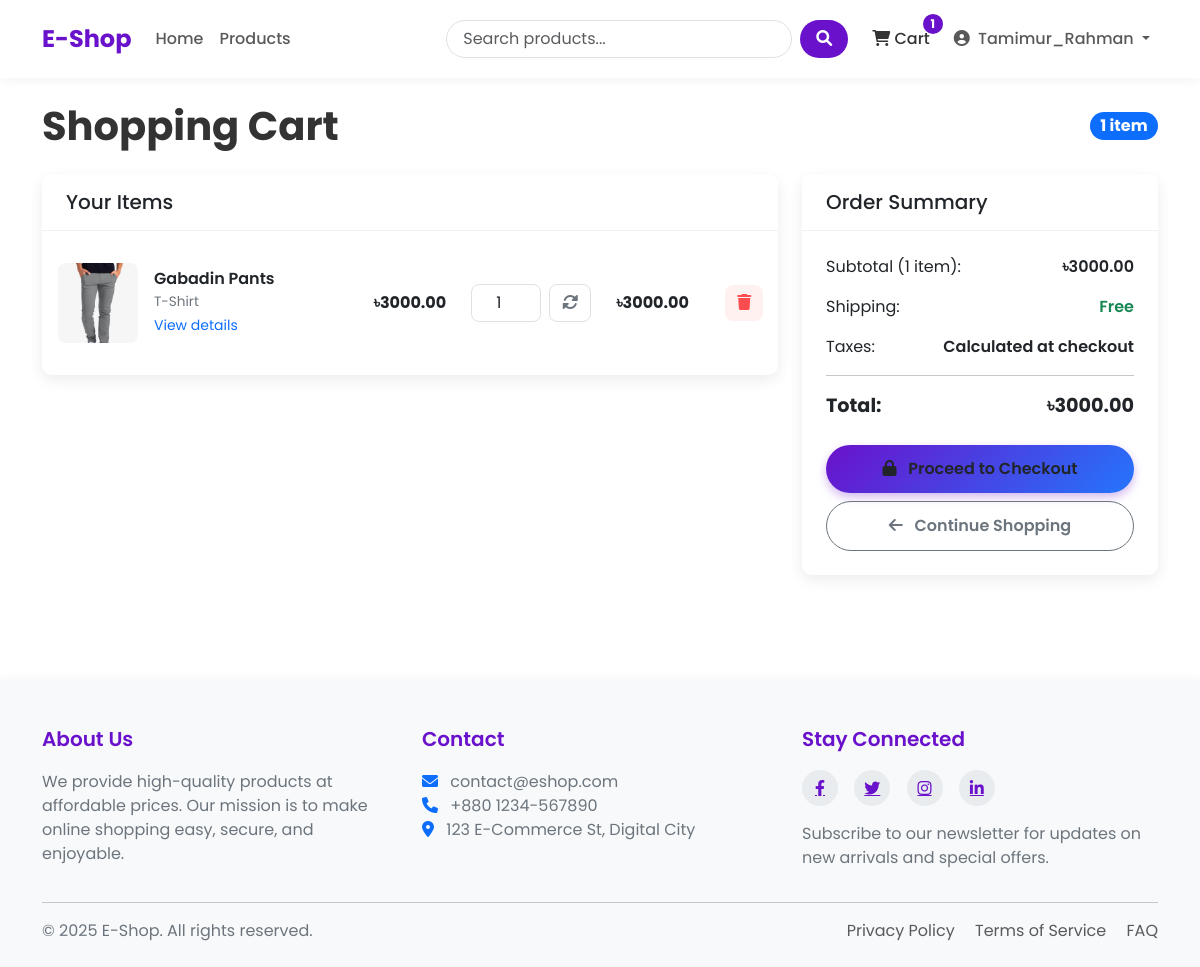
The app's page /cart/ (signed in), older data.
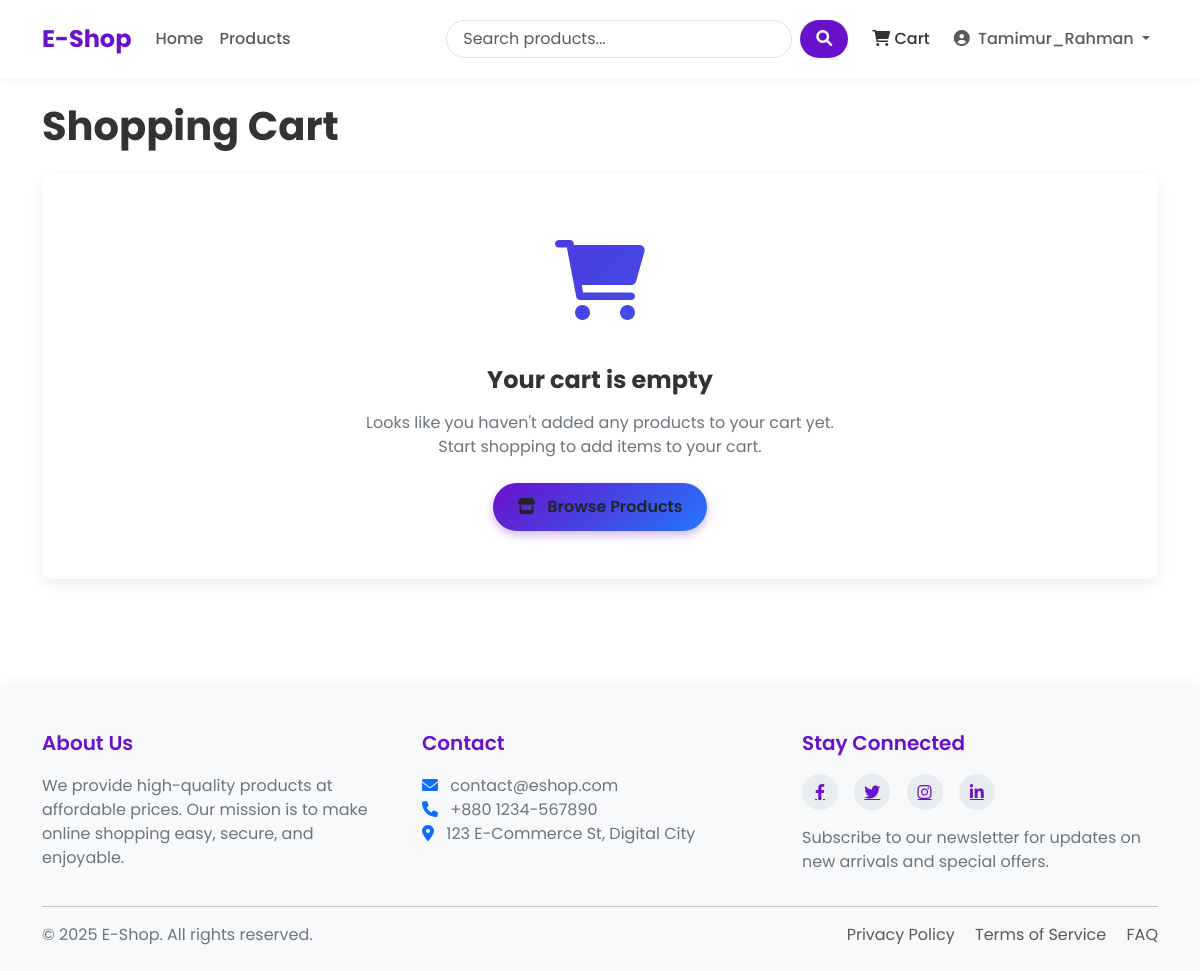
The same page, newer data.
### shop/models.py (models this page shows, shortened)
class Cart(models.Model):
    user = models.OneToOneField(User, on_delete=models.CASCADE)
    created_at = models.DateTimeField(auto_now_add=True)
    updated_at = models.DateTimeField(auto_now = True)
    def get_total_price(self):
        items = self.items.all() # specific cart items
        return sum(item.get_cost() for item in items)
    def get_total_items(self):
        qty = self.items.all()
        return sum(qty.quantity for qty in qty)

class CartItem(models.Model):
    cart = models.ForeignKey(Cart,on_delete=models.CASCADE,related_name='items')
    product = models.ForeignKey(Product,on_delete=models.CASCADE)
    quantity = models.PositiveIntegerField(default=1)
    def get_cost(self):
        return (self.product.price)*(self.quantity)

class Product(models.Model):
    name = models.CharField(max_length=200)
    slug = models.SlugField(max_length=200,unique=True)
    category = models.ForeignKey(Category,on_delete=models.CASCADE,related_name='products')
    description = models.TextField()
    price = models.DecimalField(max_digits=10,decimal_places=2) #122.23
    stock = models.PositiveBigIntegerField(default=1)
    available = models.BooleanField(default=True)
    created = models.DateTimeField(auto_now_add=True)
    updated = models.DateTimeField(auto_now=True)
    image = models.ImageField(upload_to = 'products/%Y/%m/%d')

class Category(models.Model):
    name = models.CharField(max_length=100)
    slug = models.SlugField(max_length=100,unique=True,null=True,blank=True)
    description = models.TextField(blank=True)
    class Meta:
        verbose_name_plural = 'Categories'

### shop/views.py (the view)
# urls.py: path('cart/',views.cart_detail,name='cart_detail'),
@login_required
def cart_detail(request):
    try:
        cart = models.Cart.objects.get(user=request.user)
    except models.Cart.DoesNotExist:
        cart = models.Cart.objects.create(user=request.user)
    return render(request,'shop/cart.html',{'cart':cart})

### shop/context_processors.py (called while the page is built)
def cart_items_count(request):
    if request.user.is_authenticated:
        try:
            cart = Cart.objects.get(user=request.user)
            return {'cart_items_count': cart.get_total_items()}
        except Cart.DoesNotExist:
            return {'cart_items_count':0}
    return {'cart_items_count':0}

### templates/shop/cart.html (shortened to what the changed rows need)
{% extends 'base.html' %}
{% block content %}
<div class="cart-header">
    <h1 class="cart-title">Shopping Cart</h1>
    {% if cart.items.all %}
    <span class="badge bg-primary rounded-pill fs-6">{{ cart.get_total_items }} item{{ cart.get_total_items|pluralize }}</span>
    {% endif %}
</div>
{% if cart.items.all %}
<div class="row">
    <div class="col-lg-8">
        <div class="cart-card card">
            <div class="card-header">
                <h5 class="mb-0">Your Items</h5>
            </div>
            <div class="card-body">
                {% for item in cart.items.all %}
                <div class="cart-item row align-items-center">
                    <div class="col-md-5">
                        <div class="d-flex align-items-center">
                            {% if item.product.image %}
                            <div class="cart-item-image me-3">
                                <img src="{{ item.product.image.url }}" alt="{{ item.product.name }}"
                                     class="img-fluid">
                            </div>
                            {% else %}
                            <div class="bg-light text-center cart-item-image me-3 d-flex justify-content-center align-items-center">
                                <i class="fas fa-image fa-2x text-muted"></i>
                            </div>
                            {% endif %}
                            <div>
                                <h6 class="cart-item-title">{{ item.product.name }}</h6>
                                <div class="cart-item-category">{{ item.product.category.name }}</div>
                                <a href="{% url 'shop:product_detail' item.product.slug %}" class="text-decoration-none">
                                    <small class="text-primary">View details</small>
                                </a>
                            </div>
                        </div>
                    </div>
                    <div class="col-md-2 text-center">
                        <div class="fw-bold">৳{{ item.product.price }}</div>
                    </div>
                    <div class="col-md-2">
                        <form action="{% url 'shop:cart_update' item.product.id %}" method="post" class="d-flex align-items-center justify-content-center">
                            <input type="number" name="quantity" class="form-control cart-quantity-input"
                                   value="{{ item.quantity }}" min="1" max="{{ item.product.stock }}">
                            <button type="submit" class="cart-update-btn ms-2">
                                <i class="fas fa-sync-alt"></i>
                            </button>
                        </form>
                    </div>
                    <div class="col-md-2 text-center">
                        <div class="fw-bold">৳{{ item.get_cost }}</div>
                    </div>
                    <div class="col-md-1 text-end">
                        <form action="{% url 'shop:cart_remove' item.product.id %}" method="post">
                            <button type="submit" class="cart-remove-btn">
                                <i class="fas fa-trash"></i>
                            </button>
                        </form>
                    </div>
                </div>
                {% endfor %}
            </div>
        </div>
    </div>
    <div class="col-lg-4">
        <div class="summary-card card">
            <div class="card-header">
                <h5 class="mb-0">Order Summary</h5>
            </div>
            <div class="card-body">
                <div class="summary-item">
                    <span>Subtotal ({{ cart.get_total_items }} item{{ cart.get_total_items|pluralize }}):</span>
                    <span class="summary-value">৳{{ cart.get_total_price }}</span>
                </div>
                <div class="summary-item">
                    <span>Shipping:</span>
                    <span class="summary-value text-success">Free</span>
                </div>
                <div class="summary-item">
                    <span>Taxes:</span>
                    <span class="summary-value">Calculated at checkout</span>
                </div>
                <hr>
                <div class="summary-item mb-4">
                    <span class="summary-total">Total:</span>
                    <span class="summary-total">৳{{ cart.get_total_price }}</span>
                </div>
                <div class="d-grid gap-2">
                    <a href="{% url 'shop:checkout' %}" class="btn checkout-btn">
                        <i class="fas fa-lock me-2"></i> Proceed to Checkout
                    </a>
                    <a href="{% url 'shop:product_list' %}" class="btn btn-outline-secondary continue-btn">
                        <i class="fas fa-arrow-left me-2"></i> Continue Shopping
                    </a>
                </div>
            </div>
        </div>
    </div>
</div>
{% else %}
<div class="empty-cart">
    <div class="empty-cart-icon">
        <i class="fas fa-shopping-cart"></i>
    </div>
    <h3 class="empty-cart-title">Your cart is empty</h3>
    <p class="empty-cart-text">Looks like you haven't added any products to your cart yet.<br>Start shopping to add items to your cart.</p>
    <a href="{% url 'shop:product_list' %}" class="btn browse-btn">
        <i class="fas fa-store me-2"></i> Browse Products
    </a>
</div>
{% endif %}
{% endblock %}

### templates/base.html (shortened to what the changed rows need)
<!DOCTYPE html>
<html lang="en">
<head>
    <link href="https://cdn.jsdelivr.net/npm/bootstrap@5.3.0/dist/css/bootstrap.min.css" rel="stylesheet">
    <link rel="stylesheet" href="https://cdnjs.cloudflare.com/ajax/libs/font-awesome/6.0.0/css/all.min.css">
    {% load static %}
</head>
<body>
    <header>
        <nav class="navbar navbar-expand-lg navbar-light bg-white">
            <div class="container">
                <div class="collapse navbar-collapse" id="navbarNav">
                    <ul class="navbar-nav">
                        <li class="nav-item me-2">
                            <a class="nav-link cart-btn" href="{% url 'shop:cart_detail' %}">
                                <i class="fas fa-shopping-cart"></i> Cart
                                {% if cart_items_count %}
                                    <span class="badge rounded-pill cart-badge">{{ cart_items_count }}</span>
                                {% endif %}
                            </a>
                        </li>
                    </ul>
                </div>
            </div>
        </nav>
    </header>
    <main class="container my-4">
        {% block content %}{% endblock %}
    </main>
</body>
</html>

Row changes from the older to the newer data that the page shows:
no longer on this page (row unchanged): Cart: get_total_items "1", get_total_price "3000.00"
removed CartItem: product.image (picture), product.name "Gabadin Pants", product.category.name "T-Shirt", product.price "3000.00", quantity "1", get_cost "3000.00"
Text that changed along with them:
{{ cart_items_count }}: "1" → (not shown)
text no longer shown: "item Your Items Order Summary Subtotal ( item ): ৳ Shipping: Free Taxes: Calculated at checkout Total: ৳ Proceed to Checkout Continue Shopping"
text now shown: "Your cart is empty Looks like you haven't added any products to your cart yet. Start shopping to add items to your cart. Browse Products"
